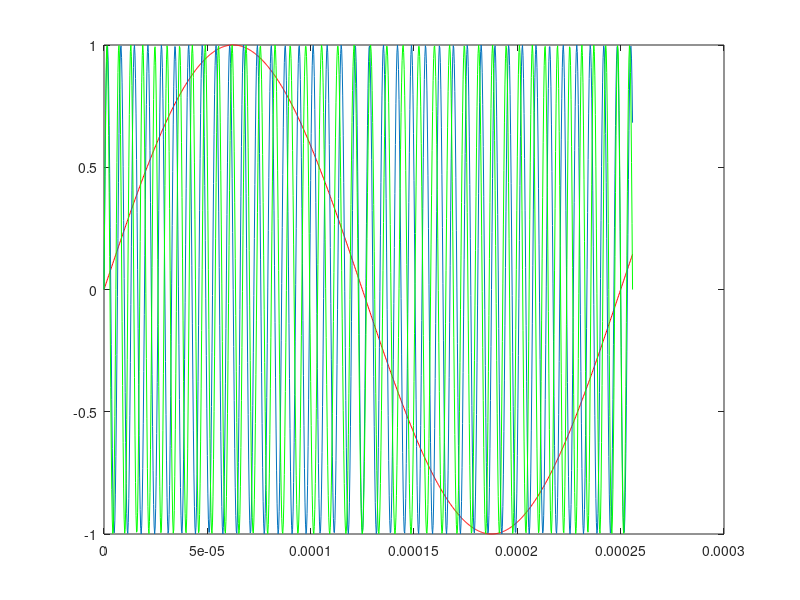

Here is the MATLAB script that generated this plot:
close all 
clear all

Fs = 4000e3;
N = 1024;
t = [0:N-1]/Fs;
F0 = 150e3;
f = 4e3;

ff = [-N/2:N/2-1]*Fs/N;
ff = ff(N/2+1:N);

fi = pi/4;
m = 6;

s = sin(2*pi*f*t);
S = sin(2*pi*F0*t);

PM = sin(2*pi*F0*t+fi*sin(2*pi*f*t));
FM = sin(2*pi*F0*t+m*sin(2*pi*f*t));

SPM = abs(fftshift(fft(PM)));
SFM = abs(fftshift(fft(FM)));

SPM = SPM(N/2+1:N);
SFM = SFM(N/2+1:N);

figure
plot(t,s,'r');
hold on
plot(t,PM)
plot(t,FM,  'g')
hold off

% figure
% plot(ff,SPM, 'm')
% hold on
% plot(ff, SFM, 'y')
% hold off
